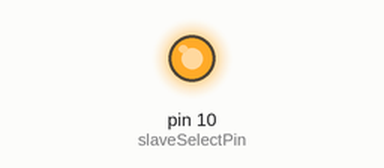
The sketch below on a simulated Arduino Uno, built with avr-gcc and run on an emulated ATmega328P. On the bench: output pins drawn as LEDs (lit = HIGH). Pins used as bus, display or sensor lines are not drawn; what the sketch prints to the serial monitor is not drawn.

Above: at 0.1 s.
Timing chart, 0 to 1.6 s (numbered marks = the images above):
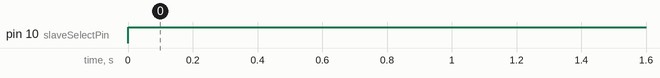

The sketch:

test.ino
```cpp
/*
  Interface between Arduino DM board and Linear Tech LTC2440 24-bit ADC
  Nov. 12 2010 John Beale

   LTC2440  <---------->  Arduino
   11: /CS <- to digital pin 10  (SS pin)
    7: MOSI <- to digital pin 11 (MOSI pin)
   12: MISO -> to digital pin 12 (MISO pin)
   13: SCLK <- to digital pin 13 (SCK pin)
   10: /EXT - ground
    1: GND - ground
    2: VDD3 - 5V supply

*/

#include <SPI.h>  // include the SPI library

// set I/O pins used in addition to clock, data in, data out
const byte slaveSelectPin = 10;  // digital pin 10 for /CS
const byte resetPin = 9;  // digital pin 9 for /RESET

const int nsamples = 5;  // how many ADC readings to average together

// SPI_CLOCK_DIV16 gives me a 1.0 MHz SPI clock, with 16 MHz crystal on Arduino

void setup() {

  Serial.begin(9600);      // set up serial comm to PC at this baud rate

  pinMode (slaveSelectPin, OUTPUT);
  pinMode (resetPin, OUTPUT);
  digitalWrite(slaveSelectPin, HIGH); // chip select is active low
  digitalWrite(resetPin, HIGH); // reset is active low

  SPI.begin(); // initialize SPI, covering MOSI,MISO,SCK signals
  SPI.setBitOrder(MSBFIRST);  // data is clocked in MSB first
  SPI.setDataMode(SPI_MODE0);  // SCLK idle low (CPOL=0), MOSI read on rising edge (CPHI=0)
  SPI.setClockDivider(SPI_CLOCK_DIV16);  // system clock = 16 MHz, chip max = 1 MHz

  Serial.println("LTC2440 Test");
}

// =============================================================================
// Main Loop:
// acquire 'nsamples' readings, convert to units of volts, and send out on serial port

void loop() {

  int i;
  int time;
  double volts;
  long in;         // incoming serial 32-bit word
  long sum = 0;

  for (i = 0; i < nsamples; i++) {
    in = SpiRead();
    in &= 0x1FFFFFFF; // force high three bits to zero
    in = in >> 5; // truncate lowest 5 bits
    sum += in;
    delay(198);      // (msec). Total Looptime: +2 msec (overhead for comms)
  }

  // volts =  in * 2.5 / 8.388607;  // 0x7fffff = 8388607
  volts = sum * (0.2980232594);  // microvolts
  volts = volts / nsamples;

  time = micros();   // elapsed time in minutes
  Serial.print(time);
  Serial.print(", ");
  Serial.println(volts);

} // end main loop


// =================================================================
// SpiRead() -- read out 4 bytes from LTC2440 chip via SPI interface
// =================================================================

long SpiRead(void) {

  long result = 0;
  long b;

  //  long result2 = 0;// MOSI/SDI pin 7 HIGH => 7 Hz, best resolution

  digitalWrite(slaveSelectPin, LOW);  // take the SS pin low to select the chip
  delayMicroseconds(1);              // probably not needed, only need 25 nsec delay

  b = SPI.transfer(0xff);   // B3
  result = b << 8;
  b = SPI.transfer(0xff);   // B2
  result |= b;
  result = result << 8;
  b = SPI.transfer(0xff);   // B1
  result |= b;
  result = result << 8;
  b = SPI.transfer(0xff);   // B0
  result |= b;

  // take the SS pin high to de-select the chip:
  digitalWrite(slaveSelectPin, HIGH);
  return (result);
}
```

Measured:
- by itself, pin 10 (slaveSelectPin): LOW → HIGH at 0.00 s
